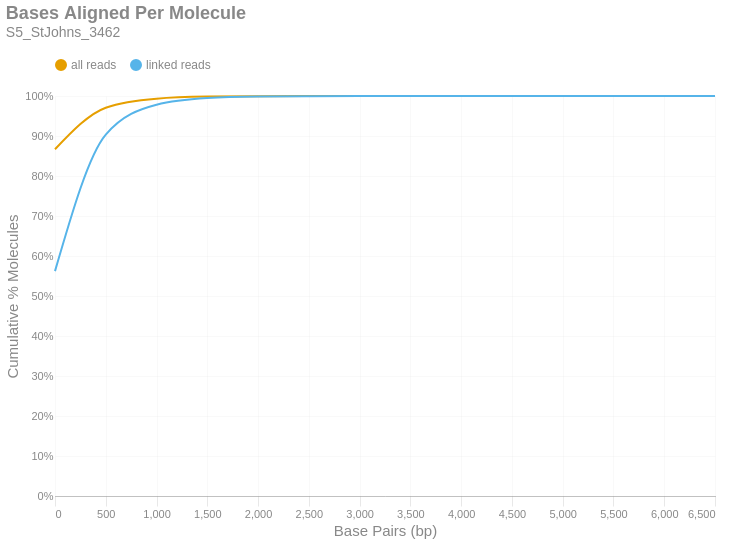

The code cell stored with this chart in its notebook:
### Markdown cell above
### Bases Aligned Per Molecule
This is a cumulative frequency distribution showing the number of base pairs aligned per unique molecule. These data are shown in 500 bp bins. There are two distributions: one with `all reads` (yellow) and another with only `linked reads` (blue). The percent of molecules in the `linked reads` distribution is relative to the total number of linked molecules.

### Code cell
if SKIPLR:
    print_html(f"Skipped")
else:
    binned_df = consolidated_hist(valids['aligned_bp'], mask, 500, True)
    with SafeRender(binned_df):
        (
            density_plot(binned_df, 'Bases Aligned Per Molecule', samplename, 'basesper')
            .encode(
                x=alt.X('bin:Q', title="Base Pairs (bp)").axis(tickMinStep=500).scale(padding=0),
                y=alt.Y('value:Q', title='Cumulative % Molecules')
                    .axis(format='%')
                    .scale(domain = [0,1])
                    .stack(False),
                color=alt.Color("key:N").scale(domain = ["all reads", "linked reads"]),
                tooltip = [
                    alt.Tooltip("key:N", title = "Data Type"),
                    alt.Tooltip("range_label:N", title="Bases Aligned Per Molecule"),
                    alt.Tooltip("value:Q", format = ".2%", title="% Molecules (Cum.)")
                ]
            )
        ).display()

### Figure 1 — Vega-Lite specification as saved in the notebook (floating-point values rounded to 4 significant figures)
{"width": "container", "height": 400, "config": {"title": {"anchor": "start", "dy": -15, "fontSize": 18, "color": "#888888", "subtitleColor": "#888888", "subtitleFontSize": 14}, "arc": {"fill": "#0072B2"}, "axis": {"domainColor": "#888888", "domainWidth": 0.5, "gridWidth": 0.2, "grid": false, "titleFontWeight": 400, "titleFontSize": 15, "labelFontSize": 11, "labelColor": "#888888", "tickColor": "#888888", "tickWidth": 0.2, "titleColor": "#888888"}, "axisBand": {"grid": false}, "axisX": {"grid": true, "tickSize": 10, "domainCap": "round"}, "axisY": {"domain": false, "grid": true, "tickSize": 0, "domainCap": "round"}, "background": "transparent", "header": {"labelFontSize": 15, "labelColor": "#888888", "titleFontSize": 15, "titleFontWeight": 600, "titleColor": "#888888"}, "legend": {"labelFont": "sans-serif", "labelFontSize": 12, "labelColor": "#888888", "symbolSize": 100, "symbolType": "circle", "titleFontSize": 12, "titlePadding": 10, "titleColor": "#888888", "title": null, "orient": "top"}, "range": {"category": ["#E69F00", "#56B4E9", "#009E73", "#F0E442", "#0072B2", "#D55E00", "#CC79A7", "#000000"], "diverging": ["#cfe8f3", "#a2d4ec", "#73bfe2", "#46abdb", "#1696d2", "#12719e"]}, "area": {"fill": "#0072B2", "fillOpacity": 0.7, "line": true, "strokeOpacity": 0.7}, "line": {"color": "#0072B2", "stroke": "#0072B2", "strokeWidth": 2}, "trail": {"color": "#0072B2", "stroke": "#0072B2", "strokeWidth": 0, "size": 1}, "point": {"filled": true, "fillOpacity": 1.0, "size": 95}, "text": {"color": "#888888", "fontSize": 11, "align": "right", "fontWeight": 400, "size": 11}, "bar": {"fill": "#0072B2", "stroke": null}, "view": {"stroke": null, "continuousWidth": 660, "continuousHeight": 400}}, "data": {"name": "data-01616f05dbf4acd4b72c67d2477a9f6b"}, "mark": {"type": "line", "interpolate": "monotone", "point": {"opacity": 0, "size": 275}}, "encoding": {"color": {"field": "key", "scale": {"domain": ["all reads", "linked reads"]}, "type": "nominal"}, "tooltip": [{"field": "key", "title": "Data Type", "type": "nominal"}, {"field": "range_label", "title": "Bases Aligned Per Molecule", "type": "nominal"}, {"field": "value", "format": ".2%", "title": "% Molecules (Cum.)", "type": "quantitative"}], "x": {"axis": {"tickMinStep": 500}, "field": "bin", "scale": {"padding": 0}, "title": "Base Pairs (bp)", "type": "quantitative"}, "y": {"axis": {"format": "%"}, "field": "value", "scale": {"domain": [0, 1]}, "stack": false, "title": "Cumulative % Molecules", "type": "quantitative"}}, "params": [{"name": "param_c36ac31b6afebe62", "select": {"type": "point", "fields": ["key"]}, "bind": "legend"}], "title": {"text": "Bases Aligned Per Molecule", "subtitle": "S5_StJohns_3462"}, "transform": [{"fold": ["all reads (cumsum)", "linked reads (cumsum)"]}, {"calculate": "replace(datum.key, ' (cumsum)', '')", "as": "key"}, {"filter": {"param": "param_c36ac31b6afebe62"}}], "usermeta": {"embedOptions": {"downloadFileName": "S5_StJohns_3462.basesper"}}, "$schema": "https://vega.github.io/schema/vega-lite/v6.1.0.json", "datasets": {"data-01616f05dbf4acd4b72c67d2477a9f6b": [{"bin": "0.0", "interval": "0.0-500.0", "all reads": 0.8667, "linked reads": 0.5622, "all reads (cumsum)": 0.8667, "linked reads (cumsum)": 0.5622, "range_label": "0-499"}, {"bin": "500.0", "interval": "500.0-1000.0", "all reads": 0.104, "linked reads": 0.3413, "all reads (cumsum)": 0.9707, "linked reads (cumsum)": 0.9035, "range_label": "500-999"}, {"bin": "1000.0", "interval": "1000.0-1500.0", "all reads": 0.02268, "linked reads": 0.07472, "all reads (cumsum)": 0.9934, "linked reads (cumsum)": 0.9782, "range_label": "1000-1499"}, {"bin": "1500.0", "interval": "1500.0-2000.0", "all reads": 0.005093, "linked reads": 0.01678, "all reads (cumsum)": 0.9985, "linked reads (cumsum)": 0.995, "range_label": "1500-1999"}, {"bin": "2000.0", "interval": "2000.0-2500.0", "all reads": 0.001177, "linked reads": 0.00388, "all reads (cumsum)": 0.9997, "linked reads (cumsum)": 0.9989, "range_label": "2000-2499"}, {"bin": "2500.0", "interval": "2500.0-3000.0", "all reads": 0.0002467, "linked reads": 0.0008129, "all reads (cumsum)": 0.9999, "linked reads (cumsum)": 0.9997, "range_label": "2500-2999"}, {"bin": "3000.0", "interval": "3000.0-3500.0", "all reads": 6.615e-05, "linked reads": 0.000218, "all reads (cumsum)": 1.0, "linked reads (cumsum)": 0.9999, "range_label": "3000-3499"}, {"bin": "3500.0", "interval": "3500.0-4000.0", "all reads": 2.145e-05, "linked reads": 7.069e-05, "all reads (cumsum)": 1.0, "linked reads (cumsum)": 1.0, "range_label": "3500-3999"}, {"bin": "4000.0", "interval": "4000.0-4500.0", "all reads": 5.065e-06, "linked reads": 1.669e-05, "all reads (cumsum)": 1.0, "linked reads (cumsum)": 1.0, "range_label": "4000-4499"}, {"bin": "4500.0", "interval": "4500.0-5000.0", "all reads": 1.937e-06, "linked reads": 6.382e-06, "all reads (cumsum)": 1.0, "linked reads (cumsum)": 1.0, "range_label": "4500-4999"}, {"bin": "5000.0", "interval": "5000.0-5500.0", "all reads": 1.043e-06, "linked reads": 3.436e-06, "all reads (cumsum)": 1.0, "linked reads (cumsum)": 1.0, "range_label": "5000-5499"}, {"bin": "5500.0", "interval": "5500.0-6000.0", "all reads": 0.0, "linked reads": 0.0, "all reads (cumsum)": 1.0, "linked reads (cumsum)": 1.0, "range_label": "5500-5999"}, {"bin": "6000.0", "interval": "6000.0-6500.0", "all reads": 0.0, "linked reads": 0.0, "all reads (cumsum)": 1.0, "linked reads (cumsum)": 1.0, "range_label": "6000-6499"}, {"bin": "6500.0", "interval": "6500.0-7000.0", "all reads": 1.49e-07, "linked reads": 4.909e-07, "all reads (cumsum)": 1.0, "linked reads (cumsum)": 1.0, "range_label": "6500-6999"}]}}
